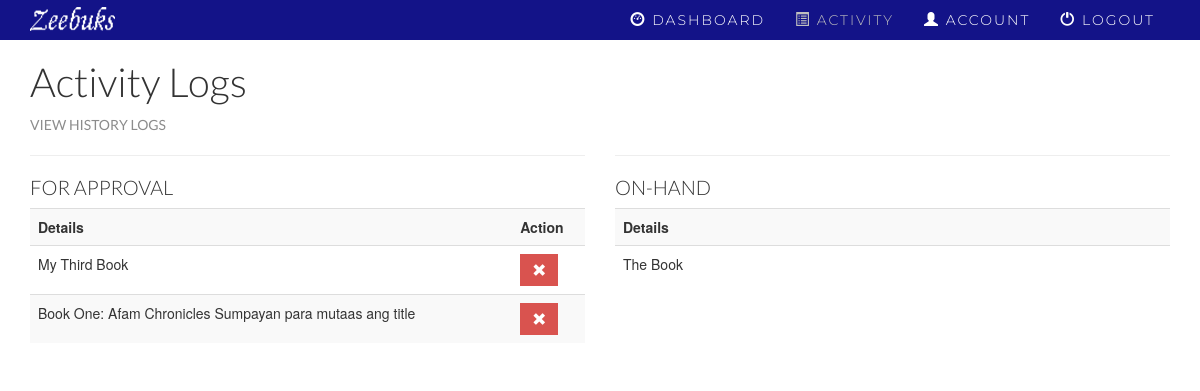
The page /logs/ on the database as committed earlier.
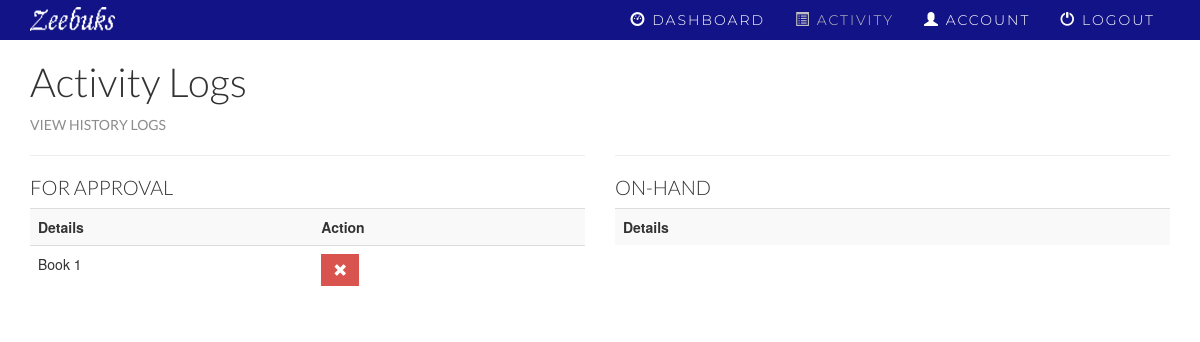
The same page on the database as committed later.
### iLib/models.py (models this page shows, shortened)
class Log(models.Model):
    user = models.ForeignKey(User)
    book = models.ForeignKey(Book)
    return_status = models.BooleanField(default=False)
    request_status = models.BooleanField(default=True)

class Book(models.Model):
    title = models.CharField(max_length=100)
    author = models.CharField(max_length=100)
    abstract = models.CharField(max_length=10000)
    reads = models.IntegerField(default=0)
    stat = models.BooleanField(default=True)
    date_added = models.DateTimeField(auto_now_add=True)
    date_published = models.DateField(null=True)

### iLib/views.py (the view)
# urls.py: url(r'^logs/$', logs),
def logs(request):
    logs = Log.objects.all()
    for x in logs:
        x.full_name = x.user.get_full_name()
    return render(request, 'logs.html', {'logs': logs})

### templates/logs.html (shortened to what this page needs)
{% load staticfiles %}
<!DOCTYPE html>
<html>
<head lang="en">
    <link rel="stylesheet" href="{% static 'bootstrap-3.3.5-dist/css/bootstrap.css' %}">
    <link rel="stylesheet" href="{% static 'font-awesome-4.6.1/css/font-awesome.css' %}">
    <link rel="stylesheet" href="{% static 'style.css' %}">
</head>
<body>
    <div class="activity-logs">
        <header style="background: #131388">
            <div class="site-nav">
                <div class="container">
                    <div class="row">
                        <div class="col-md-2">
                            <a href="#"><img class="center-block" src="{% static 'img/zeebuks.png' %}" alt=""></a>
                        </div>
                        <div class="col-md-10">
                            <nav class="nav-header" id="header-desktop">
                                <ul class="menu">
                                    <li class="menu__item">
                                        <a href="/dashboard/"><span class="glyphicon glyphicon-dashboard"></span> Dashboard</a>
                                    </li>
                                    <li class="menu__item active">
                                        <a href="/logs/"><span class="glyphicon glyphicon-list-alt"></span> Activity</a>
                                    </li>
                                    <li class="menu__item">
                                        <a href="/account/"><span class="glyphicon glyphicon-user"></span> Account</a>
                                    </li>
                                    <li class="menu__item">
                                        <a href="/logout/"><span class="glyphicon glyphicon-off"></span> Logout</a>
                                    </li>
                                </ul>
                            </nav>
                        </div>
                    </div>
                </div>
            </div>
        </header>
        <section>
            <div class="container">
                <h1>Activity Logs</h1>
                <a class="text-gray font-size-14 text-uppercase" href="">View history logs</a>
                <div class="row">
                {% if user.is_staff %}
                    <div class="col-md-6 col-sm-12">
                        <hr>
                        <h5 class="text-uppercase">Book Requests</h5>
                        <table class="table table-striped">
                            <tr>
                                <th>Details</th>
                                <th>Action</th>
                            </tr>
                            {% for log in logs %}
                                <tr>
                                    {% if log.request_status %}
                                    <td><a href="">{{ log.full_name }}</a> requests to borrow <p class="text-gray">{{ log.book.title }}</p></td>
                                    <td>
                                        <form action="/accept/" method="POST" class="col-xs-12 padding-0"> {% csrf_token %}
                                            <input name="logid" type="hidden" value="{{log.id}}">
                                            <input name="bookid" type="hidden" value="{{log.book.id}}">
                                            <button type="submit" class="btn btn-primary"><span class="glyphicon glyphicon-ok"></span></button>
                                        </form>
                                        <form action="/cancel/" method="POST" class="col-xs-12 padding-0"> {% csrf_token %}
                                            <input name="logid" type="hidden" value="{{log.id}}">
                                            <input name="bookid" type="hidden" value="{{log.book.id}}">
                                            <button type="submit" class="btn btn-danger"><span class="glyphicon glyphicon-remove"></span></button>
                                        </form>
                                    </td>
                                    {% else %}
                                    {%endif%}
                                </tr>
                            {% endfor %}
                        </table>
                    </div>
                    <div class="col-md-6 col-sm-12">
                        <hr>
                        <h5 class="text-uppercase">Book Returns</h5>
                        <table class="table table-striped">
                            <tr>
                                <th>Details</th>
                                <th>Action</th>
                            </tr>
                            {% for log in logs %}
                                <tr>
                                    {% if log.request_status %}
                                    {% else %}
                                    <td><a href="">{{ log.full_name }}</a> has not yet returned <p class="text-gray">{{ log.book.title }}</p></td>
                                    <td>
                                        <form action="/returned/" method="POST" class="col-xs-12 padding-0"> {% csrf_token %}
                                            <input name="logid" type="hidden" value="{{log.id}}">
                                            <input name="bookid" type="hidden" value="{{log.book.id}}">
                                            <button type="submit" class="btn btn-success"><span class="glyphicon glyphicon-share-alt"></span></button>
                                        </form>
                                    </td>
                                    {%endif%}
                                </tr>
                            {% endfor %}
                        </table>
                    </div>
                {% else %}
                    <div class="col-md-6 col-sm-12">
                        <hr>
                        <h5 class="text-uppercase">For Approval</h5>
                        <table class="table table-striped">
                            <tr>
                                <th>Details</th>
                                <th>Action</th>
                            </tr>
                            {% for log in logs %}
                            {% if log.request_status %}
                             <tr>
                                <td>{{ log.book.title }}</td>
                                <td>
                                        <form action="/cancel/" method="POST" class="col-xs-12 padding-0"> {% csrf_token %}
                                            <button type="submit" class="btn btn-danger"><span class="glyphicon glyphicon-remove"></span></button>
                                        </form>
                                    </td>
                            </tr>
                            {% endif %}
                            {% endfor %}
                        </table>
                    </div>
                    <div class="col-md-6 col-sm-12">
                        <hr>
                        <h5 class="text-uppercase">On-hand</h5>
                        <table class="table table-striped">
                            <tr>
                                <th>Details</th>
                            </tr>
                            {% for log in logs%}
                            {% if not log.request_status %}
                             <tr>
                                <td>{{ log.book.title }}</td>
                            </tr>
                            {% endif %}
                            {% endfor %}
                        </table>
                    </div>
                {% endif %}
                </div>
            </div>
        </section>
    </div>
</body>
</html>

### static/style.css (style rules this page uses)
h1 { font-family: 'Lato', sans-serif; font-size: 40px; font-weight: 300; }
h5 { font-family: 'Lato', sans-serif; font-size: 20px; font-weight: 300; }
p, a, input { font-family: 'Lato', sans-serif; font-size: 16px; padding: 0px; margin: 0px; text-decoration: none; }
.btn { border-radius: 0px; border: none; }
.site-nav .center-block { padding: 5px 0px; }
.text-uppercase { text-transform: uppercase; }
.padding-0 { padding: 0; overflow: hidden; }
.font-size-14 { font-size: 14px; }
.text-gray { color: #8c8c8c; }
.menu { list-style: none; padding: 0; margin: 0; }
.menu__item { display: inline-block; float: left; }
.menu__item a { color: white; display: block; font-size: 14px; font-weight: 300; padding: 10px 15px; text-align: center; text-decoration: none; text-transform: uppercase; font-family: 'Montserrat'; letter-spacing: 2px; }
.menu__item.active a { color: #bfbfbf; }
.nav-header { float: right; }
@media (min-width: 992px) { .site-nav .center-block { margin: 0; } }

Rows that differ between the two databases and show on the page:
removed Log: book "My Third Book", shown under "FOR APPROVAL"
removed Log: book "Book One: Afam Chronicles Sumpayan para mutaas ang title", shown under "FOR APPROVAL"
removed Log: book "The Book", shown under "ON-HAND"
added Log: book "Book 1", shown under "FOR APPROVAL"
